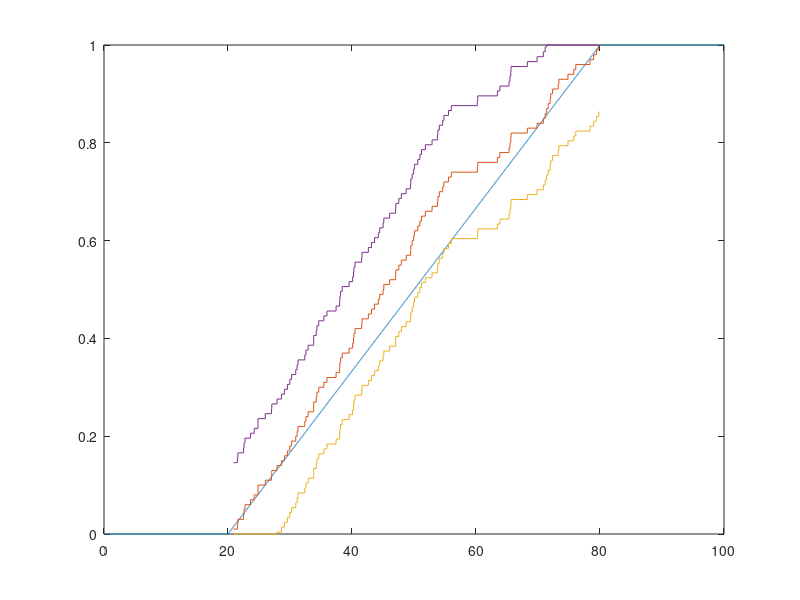

The MATLAB script that drew this image:
pkg load statistics

function p = test(n, a, b)
  m = 100;
  X = unifrnd(a, b, m, n);
  X = sort(X);
  X_1 = X(1, :);
  F_X_1 = unifcdf(X_1, a, b);
  res = max(abs(F_X_1  - 1 / n), F_X_1);
  for i=2:m
    #printf("%d %d\n", edf_x(1, i), unifcdf(edf_x(1, i), a, b));
    X_i = X(i, :);
    F_X_i = unifcdf(X_i, a, b);
    current_val = max(abs(F_X_i  - i / m), abs(F_X_i - (i - 1) / m));
    res = max(res, current_val);
  endfor
  gamma = 0.95;
  u_gamma = 1.36;
  p = mean((sqrt(m) * res) > u_gamma)
endfunction 

n = 100;
a = 20;
b = 80;

df_x = 0:0.01:n;
df_y = unifcdf(df_x, a, b);

edf_x = sort(unifrnd(a, b, 1, n));
edf_y = 1/n:1/n:1;
[st_a, st_b] = stairs(edf_x, edf_y);

gamma = 0.95;
u = 1.36; 
delta = u / sqrt(n);
edf_y_minus = max(0, st_b - delta);
edf_y_plus = min(1, st_b + delta);
plot(df_x, df_y, st_a, st_b, st_a, edf_y_minus, st_a, edf_y_plus);

test(10000, a, b);
test(1000000, a, b);
